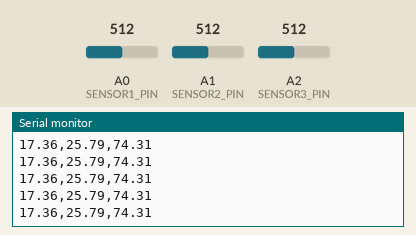
Bench run of a program on a simulated Teensy 4. Shown: the last lines printed to the serial monitor. The test bench sets the inputs (shaded band); at power-on: A0 (SENSOR1_PIN) = 512, A1 (SENSOR2_PIN) = 512, A2 (SENSOR3_PIN) = 512 (analog values on the 0–1023 scale).

Above: at 1.2 s.
1.3 s: A0 (SENSOR1_PIN) set to 716
At 1.33 s:
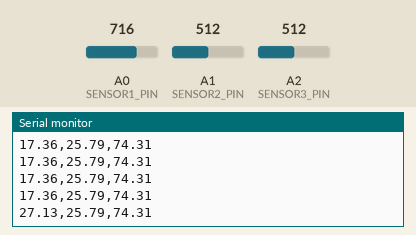
2.8 s: A1 (SENSOR2_PIN) set to 716
At 2.84 s:
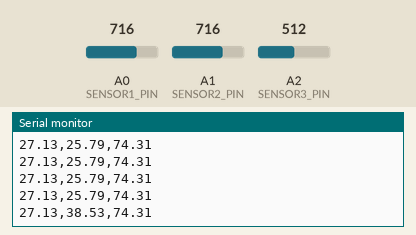
4.3 s: A2 (SENSOR3_PIN) set to 716
At 4.3 s:
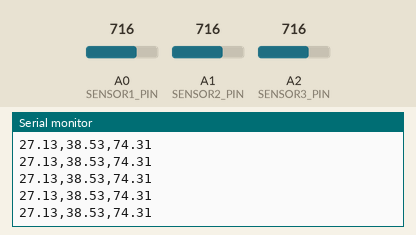
5.8 s: A0 (SENSOR1_PIN) set to 900
At 5.82 s:
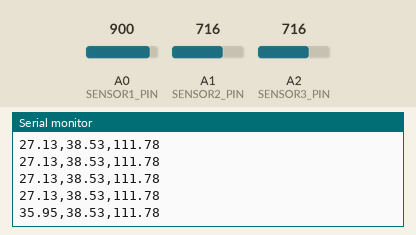
7.3 s: A1 (SENSOR2_PIN) set to 900
At 7.33 s:
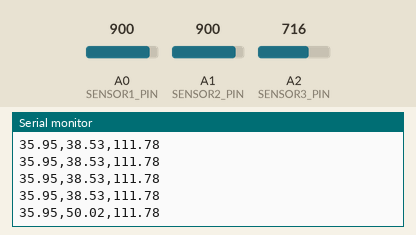
8.8 s: A2 (SENSOR3_PIN) set to 900
At 8.8 s:
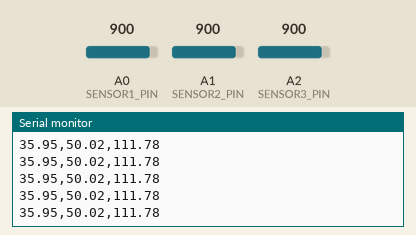
Timing chart, 0 to 11.3 s (numbered marks = the images above; inputs shaded):
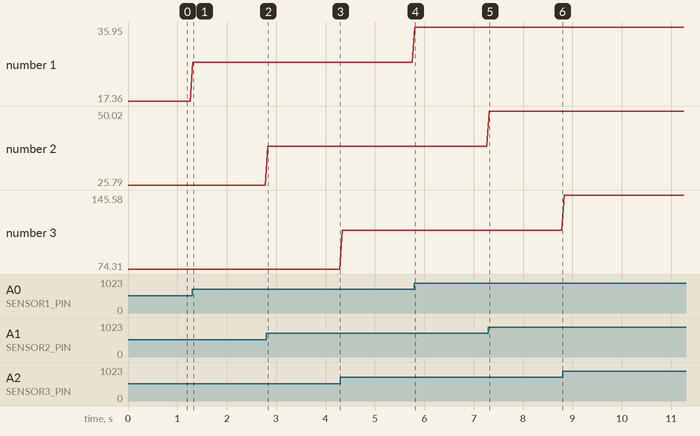

Measured:
- after the input at 1.3 s, the serial monitor: prints a new line at once (image 1)
- after the input at 2.8 s, the serial monitor: prints a new line at once (image 2)
- after the input at 5.8 s, the serial monitor: prints a new line at once (image 4)
- after the input at 7.3 s, the serial monitor: prints a new line at once (image 5)
- plotted number 1: 17.36 → 27.13 after the input at 1.3 s, 27.13 → 35.95 after the input at 5.8 s
- plotted number 2: 25.79 → 38.53 after the input at 2.8 s, 38.53 → 50.02 after the input at 7.3 s
- plotted number 3: 74.31 → 111.78 after the input at 4.3 s, 111.78 → 145.58 after the input at 8.8 s

The program:

main.cpp
```cpp
#include <Arduino.h>

#define SENSOR1_PIN A0 // Pin14
#define SENSOR2_PIN A1 // Pin15
#define SENSOR3_PIN A2 // Pin16
#define SENSOR4_PIN A3 // Pin17

float result1 = 0;
float result2 = 0;
float result3 = 0;
float result4 = 0;


void setup() {
  Serial.begin(9600);
  analogReadResolution(12);  // 0–4095
}

const float TEILERFAKTOR = 0.666; // Voltage divider factor (20k and 10k resistors)

const float ScaleFactor_1 = 9.90; // Scale factor for the sensor 1
const float Offset_V_1 = 0.7250; // Offset for the sensor 1 voltage

const float ScaleFactor_2 = 12.9049; // Scale factor for the sensor 2
const float Offset_V_2 = 0.48; // Offset for the sensor 2 voltage

const float ScaleFactor_3 = 37.95; // Scale factor for the sensor 3
const float Offset_V_3 = 0.52; // Offset for the sensor 3 voltage

void loop() {
  int raw1 = analogRead(SENSOR1_PIN); // Read raw ADC values
  int raw2 = analogRead(SENSOR2_PIN);
  int raw3 = analogRead(SENSOR3_PIN);


  float v1 = raw1 * 3.3 / 4095.0 / TEILERFAKTOR;// Convert to voltage
  float v2 = raw2 * 3.3 / 4095.0 / TEILERFAKTOR;
  float v3 = raw3 * 3.3 / 4095.0 / TEILERFAKTOR;


  float f1 = (v1 - Offset_V_1) * ScaleFactor_1; // Convert to Force
  float f2 = (v2 - Offset_V_2) * ScaleFactor_2;
  float f3 = (v3 - Offset_V_3) * ScaleFactor_3;

  // CSV-List for the Application
  // Force1, Force2, Force3
  Serial.print(f1, 2); Serial.print(",");
  Serial.print(f2, 2); Serial.print(",");
  Serial.print(f3, 2);
  Serial.println();

  delay(50); // Update-Rate
}
```
